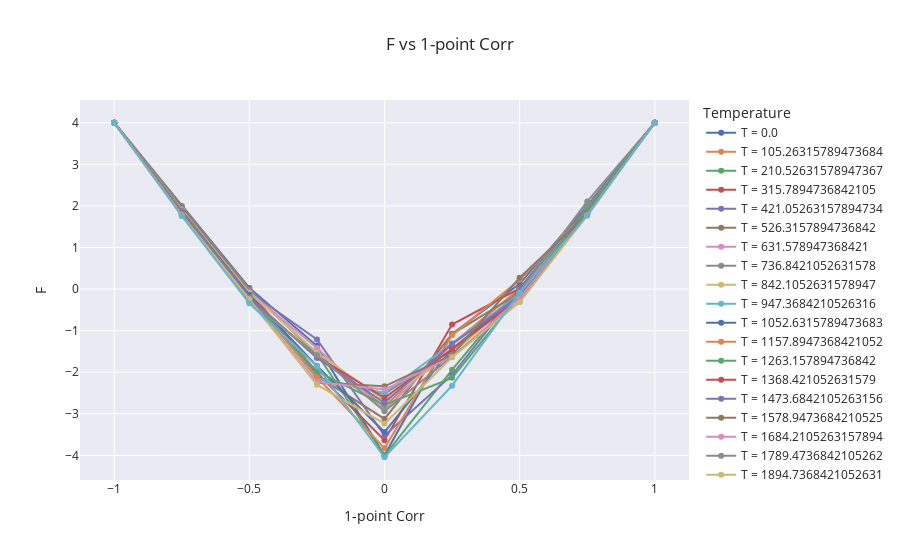

Notebook cell for this chart:
### Markdown cell above
## Plot Phase Diagram

### Code cell
fig = go.Figure()

for T in results_uniform['T'].unique():
    fig.add_trace(go.Scatter(x = results_uniform[results_uniform['T'] == T]['1-point_corr'],
                             y = results_uniform[results_uniform['T'] == T]['F'],
                             mode='markers+lines',
                             name=f'T = {T}',
                            )
                 )

fig.update_layout(
    title="F vs 1-point Corr",
    xaxis_title="1-point Corr",
    yaxis_title="F",
    legend_title="Temperature",
    template='seaborn'
)
#fig.update_traces(texttemplate='%{text:.2s}', textposition='top center')
fig.show()

### Figure 1 — Plotly figure (JSON) as saved in the notebook; plotly's stock layout.template omitted (floating-point values rounded to 4 significant figures)
{"data": [{"mode": "markers+lines", "name": "T = 0.0", "type": "scatter", "x": [-1.0, -0.75, -0.5, -0.25, 0, 0.25, 0.5, 0.75, 1.0], "y": [4.0, 2.0, 0.02818, -1.366, -4.0, -1.077, 0.1268, 2.007, 4.0]}, {"mode": "markers+lines", "name": "T = 105.26315789473684", "type": "scatter", "x": [-1.0, -0.75, -0.5, -0.25, 0, 0.25, 0.5, 0.75, 1.0], "y": [4.0, 1.987, -0.01483, -1.583, -2.825, -1.317, 0.004818, 1.994, 4.0]}, {"mode": "markers+lines", "name": "T = 210.52631578947367", "type": "scatter", "x": [-1.0, -0.75, -0.5, -0.25, 0, 0.25, 0.5, 0.75, 1.0], "y": [4.0, 1.974, -0.03611, -1.557, -4.012, -1.943, 0.01969, 1.974, 4.0]}, {"mode": "markers+lines", "name": "T = 315.7894736842105", "type": "scatter", "x": [-1.0, -0.75, -0.5, -0.25, 0, 0.25, 0.5, 0.75, 1.0], "y": [4.0, 1.962, -0.04128, -2.015, -3.635, -0.8543, 0.01415, 1.962, 4.0]}, {"mode": "markers+lines", "name": "T = 421.05263157894734", "type": "scatter", "x": [-1.0, -0.75, -0.5, -0.25, 0, 0.25, 0.5, 0.75, 1.0], "y": [4.0, 1.949, -0.06767, -1.211, -3.523, -2.068, -0.002432, 1.985, 4.0]}, {"mode": "markers+lines", "name": "T = 526.3157894736842", "type": "scatter", "x": [-1.0, -0.75, -0.5, -0.25, 0, 0.25, 0.5, 0.75, 1.0], "y": [4.0, 1.936, -0.06082, -2.084, -3.122, -1.083, -0.08969, 1.937, 4.0]}, {"mode": "markers+lines", "name": "T = 631.578947368421", "type": "scatter", "x": [-1.0, -0.75, -0.5, -0.25, 0, 0.25, 0.5, 0.75, 1.0], "y": [4.0, 1.923, -0.07352, -1.415, -2.91, -1.333, -0.1019, 1.923, 4.0]}, {"mode": "markers+lines", "name": "T = 736.8421052631578", "type": "scatter", "x": [-1.0, -0.75, -0.5, -0.25, 0, 0.25, 0.5, 0.75, 1.0], "y": [4.0, 1.911, -0.04711, -2.119, -2.52, -1.467, -0.0631, 2.107, 4.0]}, {"mode": "markers+lines", "name": "T = 842.1052631578947", "type": "scatter", "x": [-1.0, -0.75, -0.5, -0.25, 0, 0.25, 0.5, 0.75, 1.0], "y": [4.0, 1.898, -0.09177, -1.527, -2.675, -1.559, -0.1182, 1.898, 4.0]}, {"mode": "markers+lines", "name": "T = 947.3684210526316", "type": "scatter", "x": [-1.0, -0.75, -0.5, -0.25, 0, 0.25, 0.5, 0.75, 1.0], "y": [4.0, 1.885, -0.1604, -2.154, -2.497, -1.305, -0.1372, 1.939, 4.0]}, {"mode": "markers+lines", "name": "T = 1052.6315789473683", "type": "scatter", "x": [-1.0, -0.75, -0.5, -0.25, 0, 0.25, 0.5, 0.75, 1.0], "y": [4.0, 1.872, -0.1376, -1.852, -3.439, -1.433, -0.1497, 1.872, 4.0]}, {"mode": "markers+lines", "name": "T = 1157.8947368421052", "type": "scatter", "x": [-1.0, -0.75, -0.5, -0.25, 0, 0.25, 0.5, 0.75, 1.0], "y": [4.0, 1.86, -0.1925, -2.114, -3.831, -1.108, 0.2238, 1.86, 4.0]}, {"mode": "markers+lines", "name": "T = 1263.157894736842", "type": "scatter", "x": [-1.0, -0.75, -0.5, -0.25, 0, 0.25, 0.5, 0.75, 1.0], "y": [4.0, 1.843, -0.2144, -1.982, -2.789, -2.135, -0.1465, 1.933, 4.0]}, {"mode": "markers+lines", "name": "T = 1368.421052631579", "type": "scatter", "x": [-1.0, -0.75, -0.5, -0.25, 0, 0.25, 0.5, 0.75, 1.0], "y": [4.0, 1.833, -0.2229, -1.627, -2.614, -1.444, -0.226, 1.835, 4.0]}, {"mode": "markers+lines", "name": "T = 1473.6842105263156", "type": "scatter", "x": [-1.0, -0.75, -0.5, -0.25, 0, 0.25, 0.5, 0.75, 1.0], "y": [4.0, 1.821, -0.1927, -1.656, -2.737, -1.319, -0.1835, 1.833, 4.0]}, {"mode": "markers+lines", "name": "T = 1578.9473684210525", "type": "scatter", "x": [-1.0, -0.75, -0.5, -0.25, 0, 0.25, 0.5, 0.75, 1.0], "y": [4.0, 1.809, -0.26, -2.256, -2.339, -1.585, 0.2725, 1.809, 4.0]}, {"mode": "markers+lines", "name": "T = 1684.2105263157894", "type": "scatter", "x": [-1.0, -0.75, -0.5, -0.25, 0, 0.25, 0.5, 0.75, 1.0], "y": [4.0, 1.796, -0.2539, -2.236, -2.417, -1.634, -0.2202, 1.796, 4.0]}, {"mode": "markers+lines", "name": "T = 1789.4736842105262", "type": "scatter", "x": [-1.0, -0.75, -0.5, -0.25, 0, 0.25, 0.5, 0.75, 1.0], "y": [4.0, 1.783, -0.2923, -1.588, -2.938, -1.611, -0.3046, 1.809, 4.0]}, {"mode": "markers+lines", "name": "T = 1894.7368421052631", "type": "scatter", "x": [-1.0, -0.75, -0.5, -0.25, 0, 0.25, 0.5, 0.75, 1.0], "y": [4.0, 1.77, -0.2481, -2.301, -3.239, -1.639, -0.3115, 1.77, 4.0]}, {"mode": "markers+lines", "name": "T = 2000.0", "type": "scatter", "x": [-1.0, -0.75, -0.5, -0.25, 0, 0.25, 0.5, 0.75, 1.0], "y": [4.0, 1.758, -0.3417, -1.857, -4.045, -2.324, -0.08742, 1.768, 4.0]}], "layout": {"legend": {"title": {"text": "Temperature"}}, "title": {"text": "F vs 1-point Corr"}, "xaxis": {"title": {"text": "1-point Corr"}}, "yaxis": {"title": {"text": "F"}}}}
